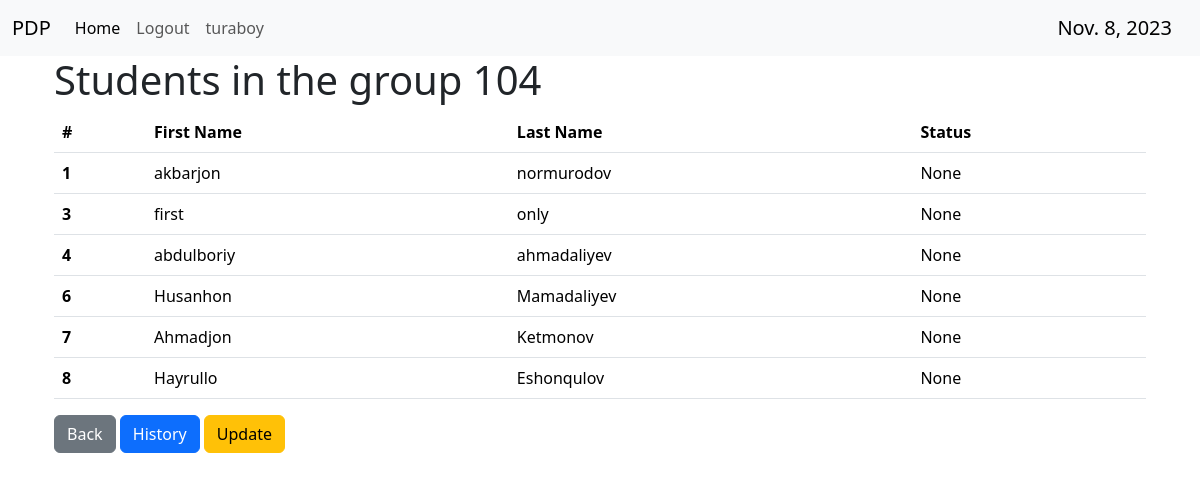
/list_students/104 (signed in), run on the app's committed database.
### attendance/models.py (models this page shows, shortened)
class Attendance(models.Model):
    teacher = models.ForeignKey(User, on_delete=models.CASCADE)
    group = models.ForeignKey(Group, on_delete=models.CASCADE)
    date = models.DateField(default=timezone.now)
    students = models.ManyToManyField(Student, through='AttendanceStatus')

class Group(models.Model):
    name = models.CharField(max_length=20, unique=True)
    __str__ = lambda self: self.name

class Student(models.Model):
    first_name = models.CharField(max_length=50)
    last_name = models.CharField(max_length=50)
    group = models.ForeignKey(Group, on_delete=models.CASCADE)
    status = models.FloatField(null=True, blank=True)
    __str__ = lambda self: f'{self.first_name} {self.last_name}'

### attendance/views.py (the view)
# urls.py: path('list_students/<str:group_name>', views.students_page, name='list_students'),
@login_required
def students_page(request, group_name):
    have_taken_an_attendance = False
    teacher = request.user
    group = Group.objects.get(name=group_name)
    students = Student.objects.filter(group=group)
    if Attendance.objects.filter(teacher=teacher, group=group, date=TODAYS_DATE).exists():
        have_taken_an_attendance = True
    context = {'todays_date': TODAYS_DATE, 'group': group, 'students': students,
               'have_taken_an_attendance': have_taken_an_attendance}
    return render(request, 'students.html', context)

### attendance/templates/students.html (shortened to what this page needs)
{% extends 'home.html' %}
{% block content %}
    <div class="container">
        <div class="row">
            <div class="col-md-12">
                <h1>Students in the group {{ group.name }}</h1>
                <form method="post">
                    <div class="mb-3">
                        <table class="table">
                            <thead>
                                <tr>
                                    <th scope="col">#</th>
                                    <th scope="col">First Name</th>
                                    <th scope="col">Last Name</th>
                                    <th scope="col">Status</th>
                                </tr>
                            </thead>
                            <tbody>
                                {% for student in students %}
                                <tr>
                                    <th scope="col">{{ student.id }}</th>
                                    <td scope="col">{{ student.first_name }}</td>
                                    <td scope="col">{{ student.last_name }}</td>
                                    <td scope="col">{{ student.status }}</td>
                                </tr>
                                {% endfor %}
                            </tbody>
                        </table>
                    </div>
                    <a type="submit" class="btn btn-secondary" href="{% url 'home' %}">Back</a>
                    <a type="submit" class="btn btn-primary" href="{% url 'attendance_history' group_name=group.name %}">History</a>
                    {% if have_taken_an_attendance %}
                    <a type="submit" class="btn btn-warning" href="{% url 'update_attendance' group.name %}">Update</a>
                    {% else %}
                    <a type="submit" class="btn btn-success" href="{% url 'take_an_attendance' group.name %}">Attendance</a>
                    {% endif %}
                </form>
            </div>
        </div>
    </div>
{% endblock %}

### attendance/templates/home.html (shortened to what this page needs)
<!DOCTYPE html>
<html lang="en">
<head>
    <link href="https://cdn.jsdelivr.net/npm/bootstrap@5.3.2/dist/css/bootstrap.min.css" rel="stylesheet">
</head>
<body>
<nav class="navbar navbar-expand-lg bg-body-tertiary">
  <div class="container-fluid">
    <a class="navbar-brand" href="#">PDP</a>
    <div class="collapse navbar-collapse" id="navbarNavAltMarkup">
      <div class="navbar-nav">
        <a class="nav-link active" aria-current="page" href="{% url 'home' %}">Home</a>
        {% if user.is_authenticated %}
            <a class="nav-link" href="{% url 'logout' %}">Logout</a>
        {% else %}
            <a class="nav-link" href="{% url 'login' %}">Login</a>
        {% endif %}
        <a class="nav-link" href="" disabled>{{ user.username }}</a>
      </div>
    </div>
    <a class="navbar-brand" href="#">{{ todays_date }}</a>
  </div>
</nav>
<div class="container">
    {% block content %}{% endblock content %}
</div>
    </body>    </html>

### data on the page
Attendance: date "Nov. 8, 2023"
Group: name "104"
Student: id "1", first_name "akbarjon", last_name "normurodov", status "None"
Student: id "3", first_name "first", last_name "only", status "None"
Student: id "4", first_name "abdulboriy", last_name "ahmadaliyev", status "None"
Student: id "6", first_name "Husanhon", last_name "Mamadaliyev", status "None"
Student: id "7", first_name "Ahmadjon", last_name "Ketmonov", status "None"
Student: id "8", first_name "Hayrullo", last_name "Eshonqulov", status "None"

### other printed values
{{ user.username }} "turaboy"
